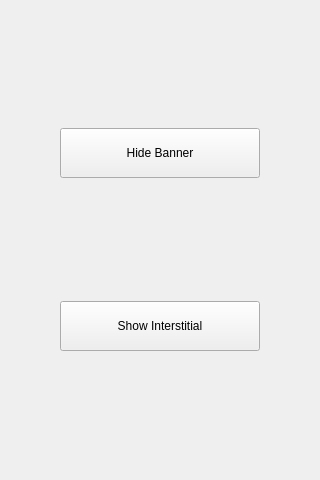
<?xml version="1.0" encoding="UTF-8"?>
<ui version="4.0">
 <class>MainWindow</class>
 <widget class="QMainWindow" name="MainWindow">
  <property name="geometry">
   <rect>
    <x>0</x>
    <y>0</y>
    <width>320</width>
    <height>480</height>
   </rect>
  </property>
  <property name="windowTitle">
   <string>MainWindow</string>
  </property>
  <widget class="QWidget" name="centralWidget">
   <layout class="QVBoxLayout" name="verticalLayout_2">
    <item>
     <layout class="QHBoxLayout" name="horizontalLayout">
      <item>
       <widget class="QPushButton" name="okButton">
        <property name="sizePolicy">
         <sizepolicy hsizetype="Fixed" vsizetype="Fixed">
          <horstretch>0</horstretch>
          <verstretch>0</verstretch>
         </sizepolicy>
        </property>
        <property name="minimumSize">
         <size>
          <width>200</width>
          <height>50</height>
         </size>
        </property>
        <property name="text">
         <string>Hide Banner</string>
        </property>
       </widget>
      </item>
     </layout>
    </item>
    <item>
     <layout class="QHBoxLayout" name="horizontalLayout_2">
      <item>
       <widget class="QPushButton" name="interstitialButton">
        <property name="sizePolicy">
         <sizepolicy hsizetype="Fixed" vsizetype="Fixed">
          <horstretch>0</horstretch>
          <verstretch>0</verstretch>
         </sizepolicy>
        </property>
        <property name="minimumSize">
         <size>
          <width>200</width>
          <height>50</height>
         </size>
        </property>
        <property name="text">
         <string>Show Interstitial</string>
        </property>
       </widget>
      </item>
     </layout>
    </item>
   </layout>
  </widget>
 </widget>
 <layoutdefault spacing="6" margin="11"/>
 <resources/>
 <connections/>
</ui>
